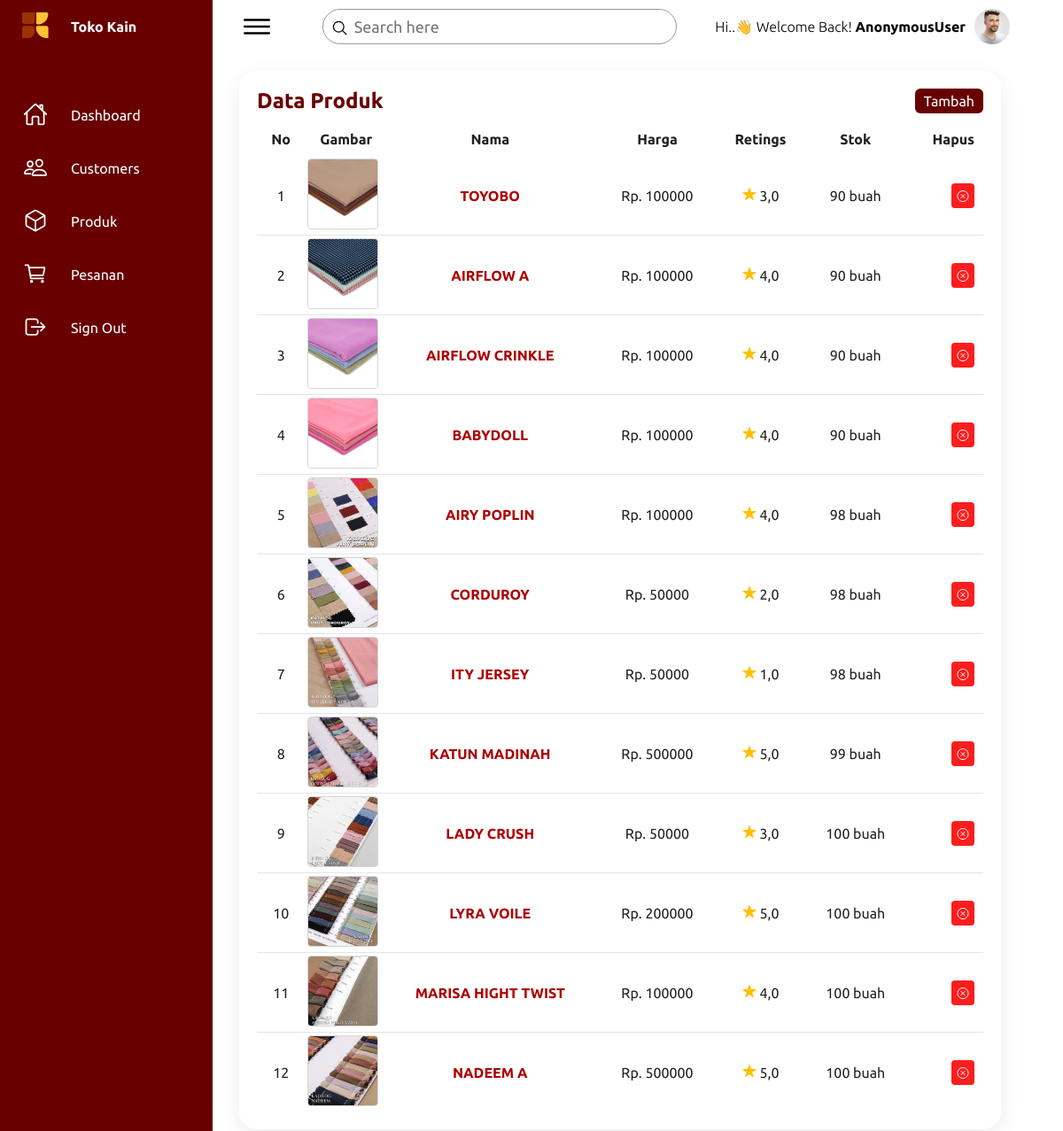
The page /produk-list/ on the database its author committed.
### greenstore_app/models.py (models this page shows, shortened)
class Produk(models.Model):
    img_produk = models.ImageField(upload_to='produk')
    nama_produk = models.CharField(max_length=100)
    rettings = models.FloatField()
    harga = models.IntegerField()
    stok = models.IntegerField(default=0)

### greenstore_app/views.py (the view)
# urls.py: path('produk-list/', BarangListView.as_view(), name='barang'),
class BarangListView(ListView):
    model = Produk
    template_name = 'dsh_barang.html'
    context_object_name = 'produk_list'
    ordering = ['-id']
    def get_context_data(self, **kwargs):
        context = super().get_context_data(**kwargs)
        return context

### templates/dsh_barang.html (shortened to what this page needs)
{% load static %}
<!DOCTYPE html>
<html lang="en">
<head>
    <link rel="stylesheet" href="{% static 'css/dashboard.css' %}">
</head>
<body>
    <div class="container">
        <div class="navigation">
            <ul>
                <li>
                    <a href="">
                        <span class="icon">
                            <img src="{% static 'img/logo.svg' %}" alt="Toko Kain" style="width: 30px;">
                        </span>
                        <span class="title" style="font-weight: bold;">Toko Kain</span>
                    </a>
                </li>
                <li>
                    <a href="{% url 'dashboard' %}">
                        <span class="icon">
                            <ion-icon name="home-outline"></ion-icon>
                        </span>
                        <span class="title">Dashboard</span>
                    </a>
                </li>
                <li>
                    <a href="{% url 'customor' %}">
                        <span class="icon">
                            <ion-icon name="people-outline"></ion-icon>
                        </span>
                        <span class="title">Customers</span>
                    </a>
                </li>
                <li>
                    <a href="{% url 'barang' %}">
                        <span class="icon">
                            <ion-icon name="cube-outline"></ion-icon>
                        </span>
                        <span class="title">Produk</span>
                    </a>
                </li>
                <li>
                    <a href="{% url 'pesanan' %}">
                        <span class="icon">
                            <ion-icon name="cart-outline"></ion-icon>
                        </span>
                        <span class="title">Pesanan</span>
                    </a>
                </li>
                <li>
                     <a href="#" id="signoutlink">
                        <span class="icon">
                            <ion-icon name="log-out-outline"></ion-icon>
                        </span>
                        <span class="title">Sign Out</span>
                    </a>
                </li>
            </ul>
        </div>
        <div class="main">
            <div class="topbar">
                <div class="toggle">
                    <ion-icon name="menu-outline"></ion-icon>
                </div>
                <div class="search">
                    <label>
                        <input type="text" placeholder="Search here">
                        <ion-icon name="search-outline"></ion-icon>
                    </label>
                </div>
                <div class="" style="display: flex; gap: 10px; align-items: center;">
                    <h4 style="text-transform: capitalize;"> <span style="font-weight: 200;">hi..👋 welcome back! </span> {{user}}</h4>
                    <div class="user">
                        <img src="{% static 'img/customer01.jpg' %}" alt="user">
                     </div>
                </div>
            </div>
            <div class="details">
                <div class="recentOrders">
                    <div class="cardHeader">
                        <h2>Data Produk</h2>
                        <a href="#" class="btn" onclick="window.dialog.showModal();">Tambah</a>
                    </div>
                    <table>
                        <thead>
                            <tr style="text-align: center;">
                                <td>No</td>
                                <td>Gambar</td>
                                <td>Nama</td>
                                <td>Harga</td>
                                <td>Retings</td>
                                <td>Stok</td>
                                <td>Hapus</td>
                            </tr>
                        </thead>
                        <tbody>
                            {% for produk in produk_list %}
                                <tr>
                                    <td style="text-align: center;">{{ forloop.counter }}</td>
                                    <td style="width: 80px; height: 80px; padding: 3px;">
                                        <img src="{{ produk.img_produk.url }}" alt="{{ produk.nama_produk }}" style="width: 80px; height: 80px; border: 1px solid rgb(214, 214, 214); border-radius: 4px;">
                                    </td>
                                    <td >
                                        <a href="#" class="edit-produk-btn" data-produk-id="{{ produk.id }}">
                                            {{ produk.nama_produk }}
                                        </a>
                                    </td>
                                    <td style="text-align: center;">Rp. {{ produk.harga }}</td>
                                    <td style="text-align: center;">
                                        <ion-icon name="star" style="color:rgb(255, 191, 0);"></ion-icon> {{ produk.rettings }}
                                    </td>
                                    <td style="text-align: center;">{{ produk.stok }} buah</td>
                                    <td>
                                        <a href="#" class="delete-user-btn" data-user-id="{{ produk.id }}" style="background-color: rgb(252, 30, 30); padding:5px; border-radius: 4px; color: white;">
                                            <ion-icon name="close-circle-outline" style="transform: translateY(2.5px);"></ion-icon>
                                        </a>
                                    </td>
                                </tr>
                            {% endfor %}
                        </tbody>
                    </table>
                </div>
            </div>
        </div>
    </div>
</body>
</html>

### static/css/dashboard.css (style rules this page uses)
* { font-family: "Ubuntu", sans-serif; margin: 0; padding: 0; box-sizing: border-box; }
:root { --satu: #FFC331; --dua: #ad0000; --blue: #680000; --white: #fff; --gray: #f5f5f5; --black1: #222; --black2: #999; --vs-primary: 29 92 255; }
body { min-height: 100vh; overflow-x: hidden; }
.container { position: relative; width: 100%; }
.navigation { position: fixed; width: 240px; height: 100%; background: var(--blue); border-left: 10px solid var(--blue); transition: 0.5s; overflow: hidden; }
.navigation ul { position: absolute; top: 0; left: 0; width: 100%; }
.navigation ul li { position: relative; width: 100%; list-style: none; border-top-left-radius: 30px; border-bottom-left-radius: 30px; }
.navigation ul li:nth-child(1) { margin-bottom: 40px; pointer-events: none; }
.navigation ul li a { position: relative; display: block; width: 100%; display: flex; text-decoration: none; color: var(--white); }
.navigation ul li a .icon { position: relative; display: block; min-width: 60px; height: 60px; line-height: 75px; text-align: center; }
.navigation ul li a .icon ion-icon { font-size: 1.75rem; }
.navigation ul li a .title { position: relative; display: block; padding: 0 10px; height: 60px; line-height: 60px; text-align: start; white-space: nowrap; }
.main { position: absolute; width: calc(100% - 300px); left: 250px; min-height: 100vh; background: var(--white); transition: 0.5s; }
.topbar { width: 100%; height: 60px; display: flex; justify-content: space-between; align-items: center; padding: 0 10px; }
.toggle { position: relative; width: 60px; height: 60px; display: flex; justify-content: center; align-items: center; font-size: 2.5rem; cursor: pointer; }
.search { position: relative; width: 400px; margin: 0 10px; }
.search label { position: relative; width: 100%; }
.search label input { width: 100%; height: 40px; border-radius: 40px; padding: 5px 20px; padding-left: 35px; font-size: 18px; outline: none; border: 1px solid var(--black2); }
.search label ion-icon { position: absolute; top: 0; left: 10px; font-size: 1.2rem; }
.user { position: relative; width: 40px; height: 40px; border-radius: 50%; overflow: hidden; cursor: pointer; }
.user img { position: absolute; top: 0; left: 0; width: 100%; height: 100%; object-fit: cover; }
.details { position: relative; width: 100%; padding: 20px; display: grid; grid-template-columns: 1fr; grid-gap: 30px; }
.details .recentOrders { position: relative; min-height: 500px; background: var(--white); padding: 20px; box-shadow: 0 7px 25px rgba(0, 0, 0, 0.08); border-radius: 20px; }
.details .cardHeader { display: flex; justify-content: space-between; align-items: flex-start; }
.cardHeader h2 { font-weight: 600; color: var(--blue); }
.cardHeader .btn { position: relative; padding: 5px 10px; background: var(--blue); text-decoration: none; color: var(--white); border-radius: 6px; }
.details table { width: 100%; border-collapse: collapse; margin-top: 10px; }
.details table thead td { font-weight: 600; }
.details .recentOrders table tr { color: var(--black1); border-bottom: 1px solid rgba(0, 0, 0, 0.1); }
.details .recentOrders table tbody tr td a { color: var(--dua); text-decoration: none; font-weight: bold; text-transform: uppercase; }
.details .recentOrders table tr:last-child { border-bottom: none; }
.details .recentOrders table tr td { padding: 10px; }
.details .recentOrders table tr td:last-child { text-align: end; }
.details .recentOrders table tr td:nth-child(2) { text-align: end; }
.details .recentOrders table tr td:nth-child(3) { text-align: center; }

### rows shown on the page
Produk: img_produk (picture), nama_produk "TOYOBO", harga "100000", rettings "3,0", stok "90"
Produk: img_produk (picture), nama_produk "AIRFLOW A", harga "100000", rettings "4,0", stok "90"
Produk: img_produk (picture), nama_produk "AIRFLOW CRINKLE", harga "100000", rettings "4,0", stok "90"
Produk: img_produk (picture), nama_produk "BABYDOLL", harga "100000", rettings "4,0", stok "90"
Produk: img_produk (picture), nama_produk "AIRY POPLIN", harga "100000", rettings "4,0", stok "98"
Produk: img_produk (picture), nama_produk "CORDUROY", harga "50000", rettings "2,0", stok "98"
Produk: img_produk (picture), nama_produk "ITY JERSEY", harga "50000", rettings "1,0", stok "98"
Produk: img_produk (picture), nama_produk "KATUN MADINAH", harga "500000", rettings "5,0", stok "99"
Produk: img_produk (picture), nama_produk "LADY CRUSH", harga "50000", rettings "3,0", stok "100"
Produk: img_produk (picture), nama_produk "LYRA VOILE", harga "200000", rettings "5,0", stok "100"
Produk: img_produk (picture), nama_produk "MARISA HIGHT TWIST", harga "100000", rettings "4,0", stok "100"
Produk: img_produk (picture), nama_produk "NADEEM A", harga "500000", rettings "5,0", stok "100"

### other values the page prints
{{ user }} "AnonymousUser"
